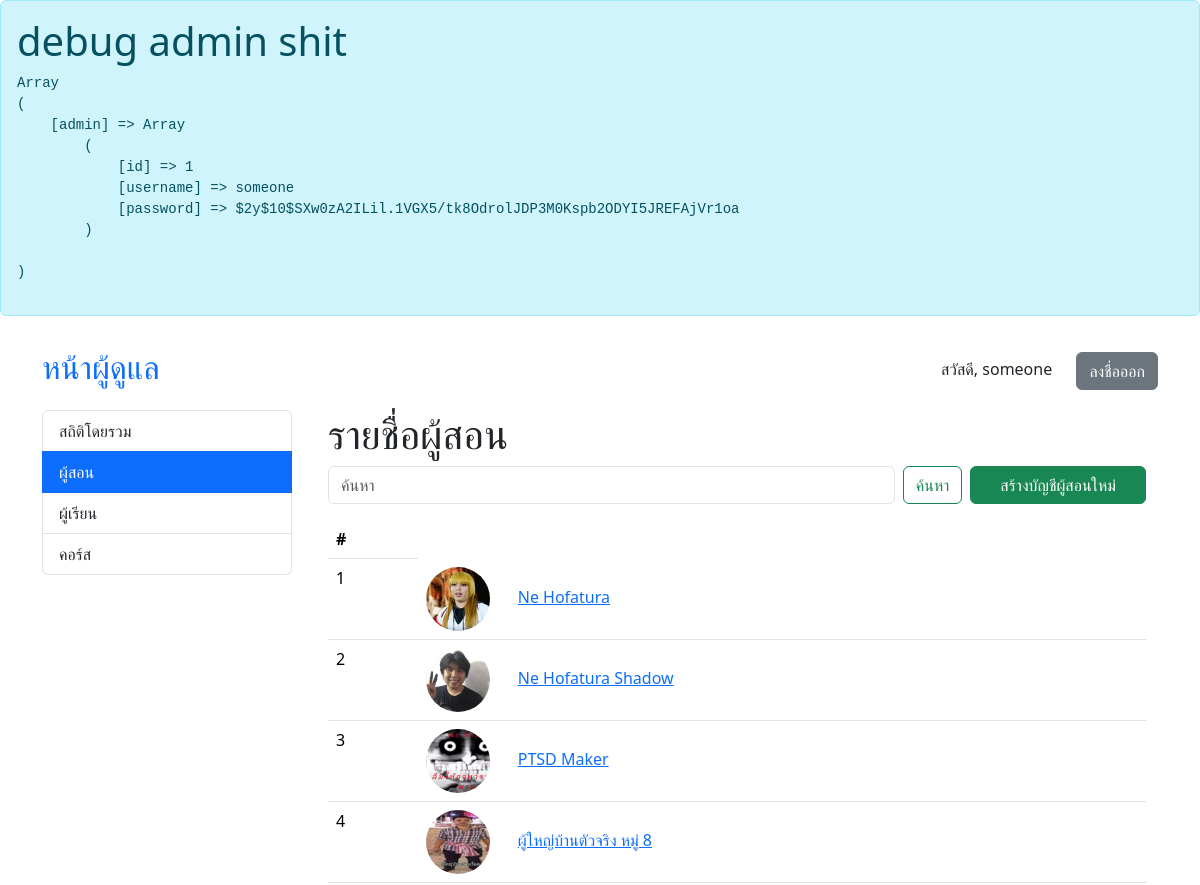
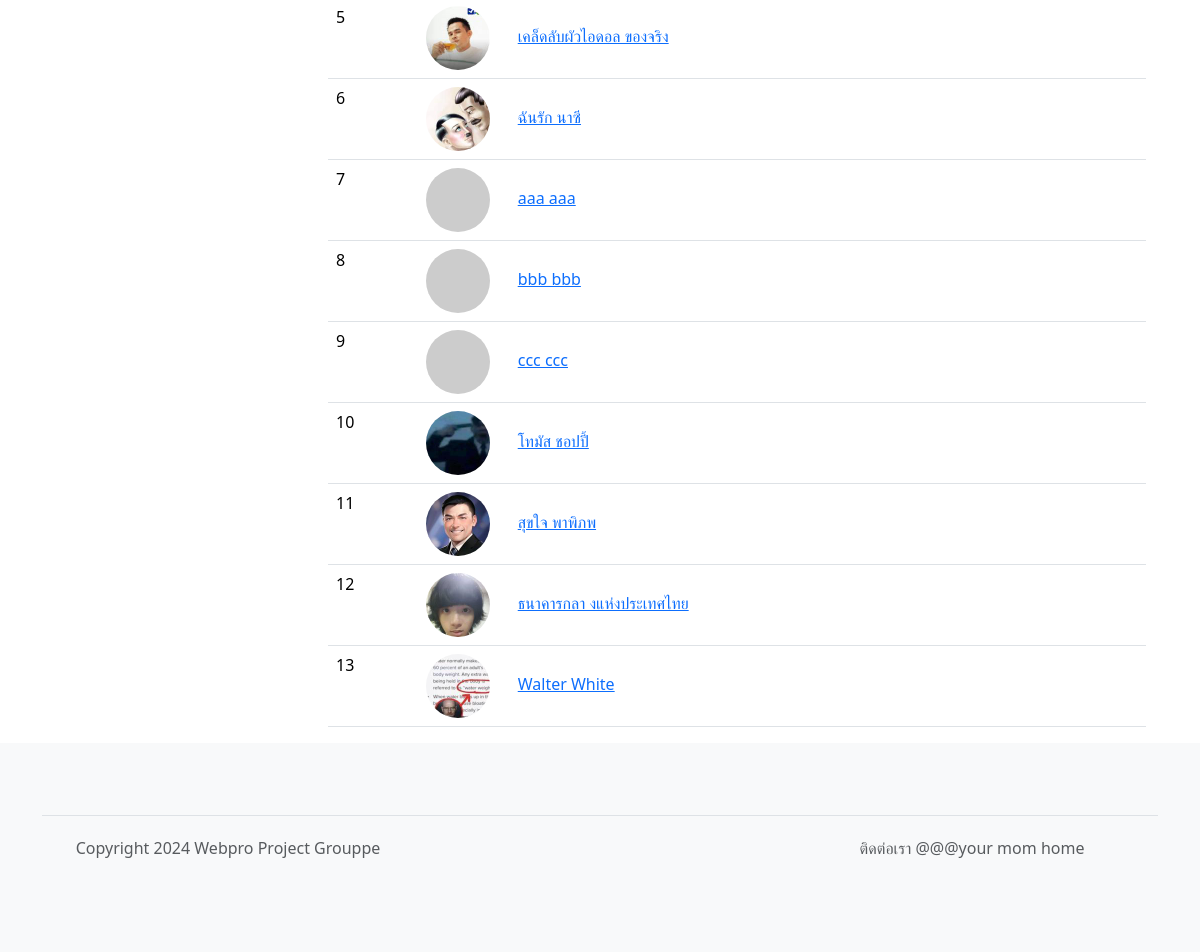
Screenshot of /admin/instructors.php (signed in) with the database file from the repository (2 pictures, top to bottom).
### tables this page shows
CREATE TABLE "instructors" (
	"id"	INTEGER,
	"username"	VARCHAR(32) NOT NULL,
	"first_name"	VARCHAR(64) NOT NULL,
	"last_name"	VARCHAR(64) NOT NULL,
	"profile_pic_hash"	CHARACTER(32),
	"password"	CHARACTER(72) NOT NULL,
	"role"	CHARACTER(64),
	"email"	CHARACTER(64),
	"phone"	CHARACTER(16),
	"created_date"	DATETIME,
	PRIMARY KEY("id" AUTOINCREMENT)
);

### admin/instructors.php (called while the page is built, shortened)
<?php
require 'template_init.php';
require 'template_header.php';
$header = "รายชื่อผู้สอน";
$button = "สร้างบัญชีผู้สอนใหม่";
$editpage = "instructor";
if (isset($_GET['begin'])) {
	$begin = $_GET['begin'];
} else {
	$begin = 0;
}
$search = "";
$list = $db->get_instructor_simple_list($begin, $search);
require 'si_list.php';
?>

### core.php (called while the page is built, shortened)
<?php
require 'shopping.php';
require 'common.php';
	class App extends SQLite3 {
			?>
				</form><?php
		function admin_is_logged_in() {
			return isset($_SESSION["admin"]);
		}
		function get_instructor_simple_list($begin, $search) {
			return $this->get_simple_list('instructors', $begin, $search);
		}
		function get_simple_list($table, $begin, $search) {
			$filter = "";
			$sql = "SELECT profile_pic_hash, id, username, first_name || ' ' || last_name AS name FROM $table" . $filter;
			$ret = $this->query($sql);
			$instructors = array();
			while($row = $ret->fetchArray(SQLITE3_ASSOC)) {
				$row = prepare_other_data($row, '../');
				$instructors[] = $row;
			}
			return $instructors;
		}
	}
?>

### common.php (called while the page is built, shortened)
<?php
function prepare_other_data($row, $prefix = "") {
	if (isset($row['profile_pic_hash'])) {
		if ($row['profile_pic_hash'] != "") {
			$row['pfplink'] = $prefix . "avatars/" . $row['profile_pic_hash'] . '.jpg';
			return $row;
		}
	}
	$row['pfplink'] = get_pfplink_from_seed('saltPROJECTGROUPPE' . md5($row['username']));
	return $row;
}
function get_pfplink_from_seed($ident) {
	return "https://api.dicebear.com/7.x/thumbs/svg?seed=" . $ident;
}
?>

### admin/si_list.php (the view)
<div class="container">
<h1><?php echo $header; ?></h1>
	<form class="d-flex" role="search">
		<input class="form-control me-2" name="search" value="<?php echo isset($_GET['search']) ? $_GET['search'] : '' ?>" type="search" placeholder="ค้นหา" aria-label="Search">
		<button class="btn btn-outline-success me-2" type="submit">ค้นหา</button>
		<?php
			if ($button != "") {
				?>
				<a href="instructor.php" style="width: 30%" class="btn btn-success">สร้างบัญชีผู้สอนใหม่</a>
				<?php
			}
		?>
	</form>
	<table class="table">
	<thead>
		<tr>
			<th scope="col">#</th>
		</tr>
	</thead>
	<tbody>
		<?php
			foreach ($list as $i) {
				echo "<tr>";
				echo "<td>{$i['id']}</td>";
				echo "<td><img src=\"{$i['pfplink']}\" alt=\"avatar\" width=\"64\" height=\"64\" class=\"rounded-circle me-4\"> ";
				echo "<a href=\"" . $editpage . ".php?id={$i['id']}\">{$i['name']}</a>";
				echo "</td>";
				echo "</tr>";
			}
		?>
	</tbody>
	</table>
</div>
<?php
require 'template_footer.php';
?>

### admin/template_init.php (shortened to what this page needs)
<?php
	require '../core.php';
	?>
	<div class="alert alert-info">
		<h1>debug admin shit</h1>
		<pre><?php print_r($_SESSION); ?></pre>
	</div>

### admin/template_header.php (shortened to what this page needs)
<?php
	$menu = array(
		"index" => 'สถิติโดยรวม',
		"instructors" => 'ผู้สอน',
		"students" => 'ผู้เรียน',
		"courses" => 'คอร์ส',
	);
?>
<!DOCTYPE html>
<html lang="en">
<head>
	<link href="https://cdn.jsdelivr.net/npm/bootstrap@5.3.3/dist/css/bootstrap.min.css" rel="stylesheet">
	<link rel="stylesheet" href="https://cdn.jsdelivr.net/npm/bootstrap-icons@1.11.3/font/bootstrap-icons.min.css">
</head>
<body>
	<?php if ($db->admin_is_logged_in()) { ?>
	<header class="p-3">
		<div class="container">
			<div class="d-flex flex-wrap align-items-center justify-content-center justify-content-lg-start">
				<a href="index.php" class="d-flex align-items-center mb-2 mb-lg-0 text-decoration-none mb-md-0 me-lg-auto">
					<h2>หน้าผู้ดูแล</h2>
				</a>
				<div class="auth-section">
					<span style="margin-right: 20px">สวัสดี, <?php echo $_SESSION['admin']['username'] ?></span>
					<a href="signout.php" class="btn btn-secondary">ลงชื่อออก</a>
				</div>
			</div>
		</div>
	</header>
		<?php
	}
		?>
<?php if ($db->admin_is_logged_in()) { ?>
<div class="container">
	<div class="d-flex gap-4">
		<div class="list-group" style="min-width: 250px;">
			<?php
			foreach ($menu as $key => $value) {
				$active = ($key . '.php' == basename($_SERVER["PHP_SELF"])) ? "active" : "";
				echo "<a href=\"$key.php\" class=\"list-group-item list-group-item-action $active\">$value</a>";
			}
			?>
		</div>
<?php } ?>

### admin/template_footer.php
<?php if ($db->admin_is_logged_in()) { ?>
</div>
</div>
<?php } ?>
<footer class="py-5 text-center text-body-secondary bg-body-tertiary">
	<div class="container">
	<footer class="d-flex flex-wrap justify-content-between align-items-center py-3 my-4 border-top">
	<p class="col-md-4 mb-0 text-body-secondary">Copyright 2024 Webpro Project Grouppe</p>
	<a href="/" class="col-md-4 d-flex align-items-center justify-content-center mb-3 mb-md-0 me-md-auto link-body-emphasis text-decoration-none">
		<svg class="bi me-2" width="40" height="32"><use xlink:href="#bootstrap"></use></svg>
	</a>
	<p class="col-md-4 mb-0 text-body-secondary">ติดต่อเรา
	@@@your mom home</p>
	</footer>
</body>
</html>

### rows the page displays
instructors: id "1", shows a picture, name "Ne Hofatura"
instructors: id "2", shows a picture, name "Ne Hofatura Shadow"
instructors: id "3", shows a picture, name "PTSD Maker"
instructors: id "4", shows a picture, name "ผู้ใหญ่บ้านตัวจริง หมู่ 8"
instructors: id "5", shows a picture, name "เคล็ดลับผัวไอดอล ของจริง"
instructors: id "6", shows a picture, name "ฉันรัก นาซี"
instructors: id "7", name "aaa aaa"
instructors: id "8", name "bbb bbb"
instructors: id "9", name "ccc ccc"
instructors: id "10", shows a picture, name "โทมัส ชอปปี้"
instructors: id "11", shows a picture, name "สุขใจ พาพิภพ"
instructors: id "12", shows a picture, name "ธนาคารกลา งแห่งประเทศไทย"
instructors: id "13", shows a picture, name "Walter White"

### other values shown
$_SESSION['admin']['username'] "someone"
$value "สถิติโดยรวม"
$value "ผู้สอน"
$value "ผู้เรียน"
$value "คอร์ส"
$header "รายชื่อผู้สอน"
